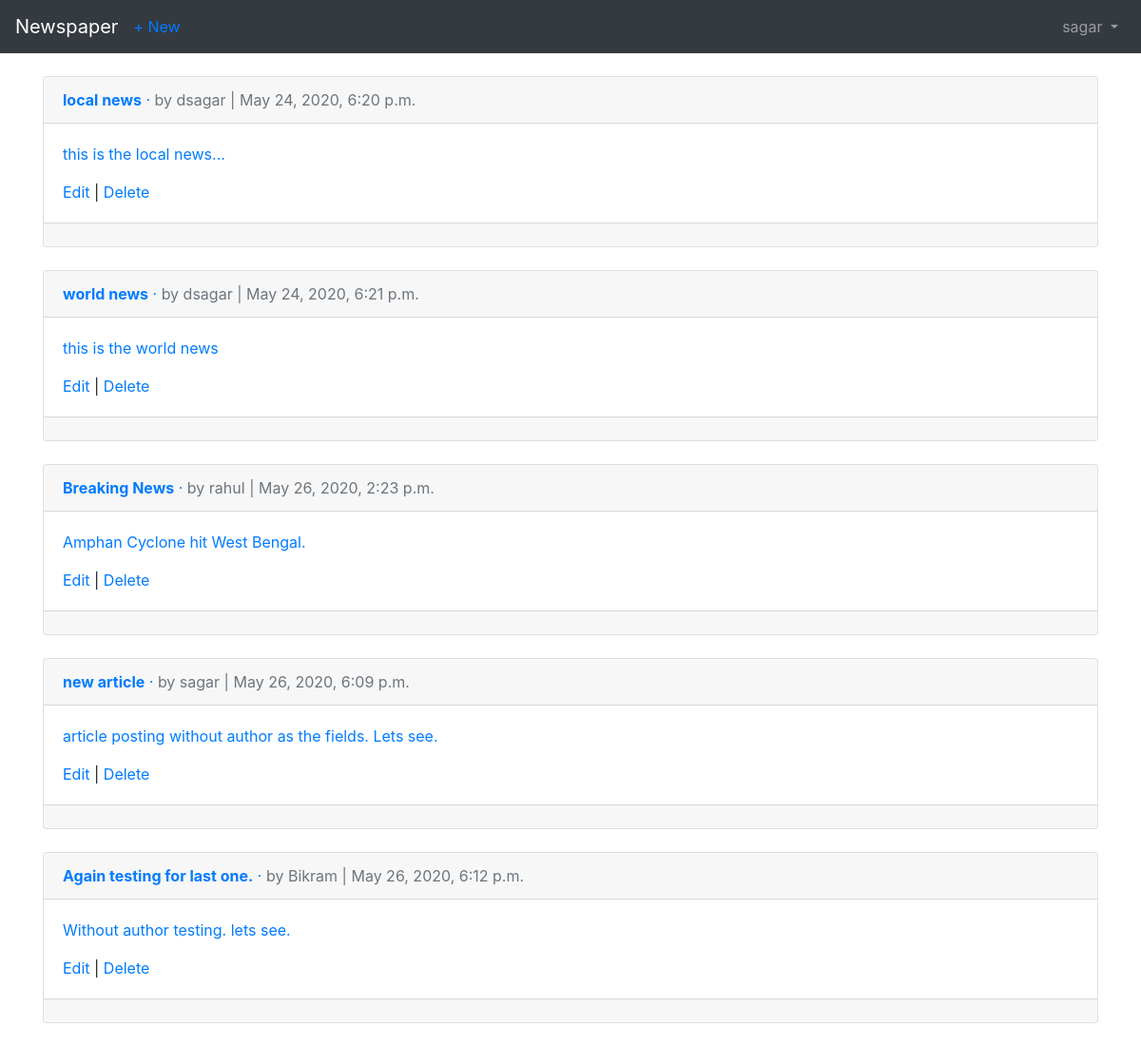
Page /articles/ (signed in) on the earlier database version.
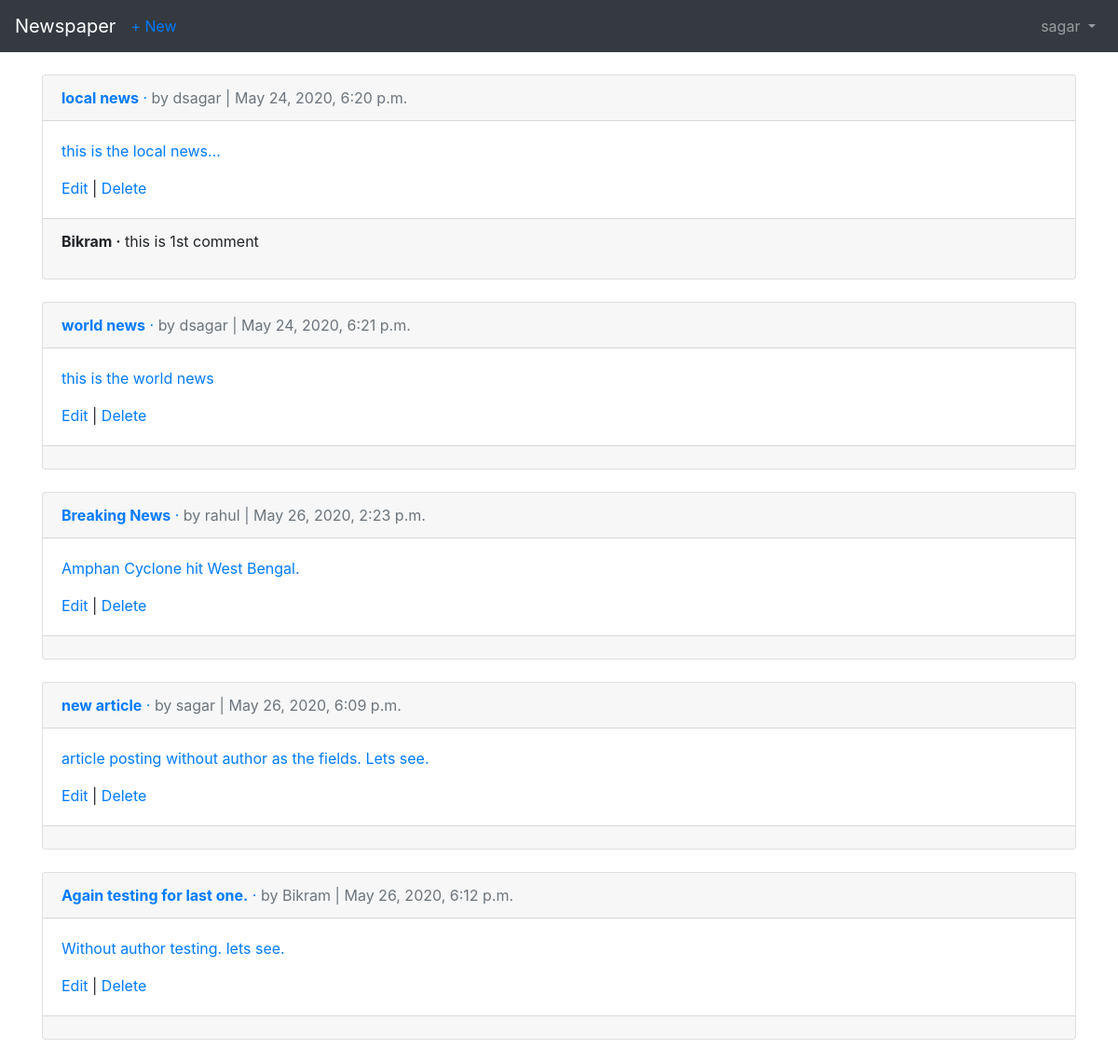
Same page on the later database version.
### articles/models.py (models this page shows, shortened)
class Article(models.Model):
	title = models.CharField(max_length = 255)
	body = models.TextField()
	date = models.DateTimeField(auto_now_add = True)
	author = models.ForeignKey(get_user_model(), on_delete = models.CASCADE)

class Comment(models.Model):
	comment = models.CharField(max_length = 140)
	article = models.ForeignKey(Article, on_delete = models.CASCADE, related_name = 'comments',)
	author = models.ForeignKey(get_user_model(), on_delete = models.CASCADE)
	def __str__(self):
		return self.comment

### users/models.py (models this page shows)
class CustomUser(AbstractUser):
	age = models.PositiveIntegerField(null = True, blank = True)

### articles/views.py (the view)
# urls.py: path('',ArticleListView.as_view(), name = 'article_list'),
class ArticleListView(LoginRequiredMixin, ListView):
	template_name = 'article_list.html'
	model = Article
	login_url = 'login'

### templates/article_list.html (shortened to what this page needs)
{% extends 'base.html' %}
{% block content %}
	{% for article in object_list %}
		<div class="card">
			<div>
				<a href="{% url 'article_detail' article.pk %}">
				<div class="card-header">
					<span class="font-weight-bold">{{ article.title }}</span> &middot;
					<span class="text-muted">by {{ article.author }} | {{ article.date }}</span>
				</div>
				<div class="card-body">
					<p>{{ article.body }}</p>
					<a href="{% url 'article_edit' article.pk %}">Edit</a> |
					<a href="{% url 'article_delete' article.pk %}">Delete</a>
				</div>
			</div>
			<div class="card-footer">
				{% for comment in article.comments.all %}
					<p>
						<span class="font-weight-bold">{{ comment.author }} &middot;</span>
						{{ comment }}
					</p>
				{% endfor %}
			</div>
		</div>
	<br/>
	{% endfor %}
{% endblock content %}

Differences in the rows shown:
added Comment: author "Bikram", comment "this is 1st comment", shown under Article "local news"
